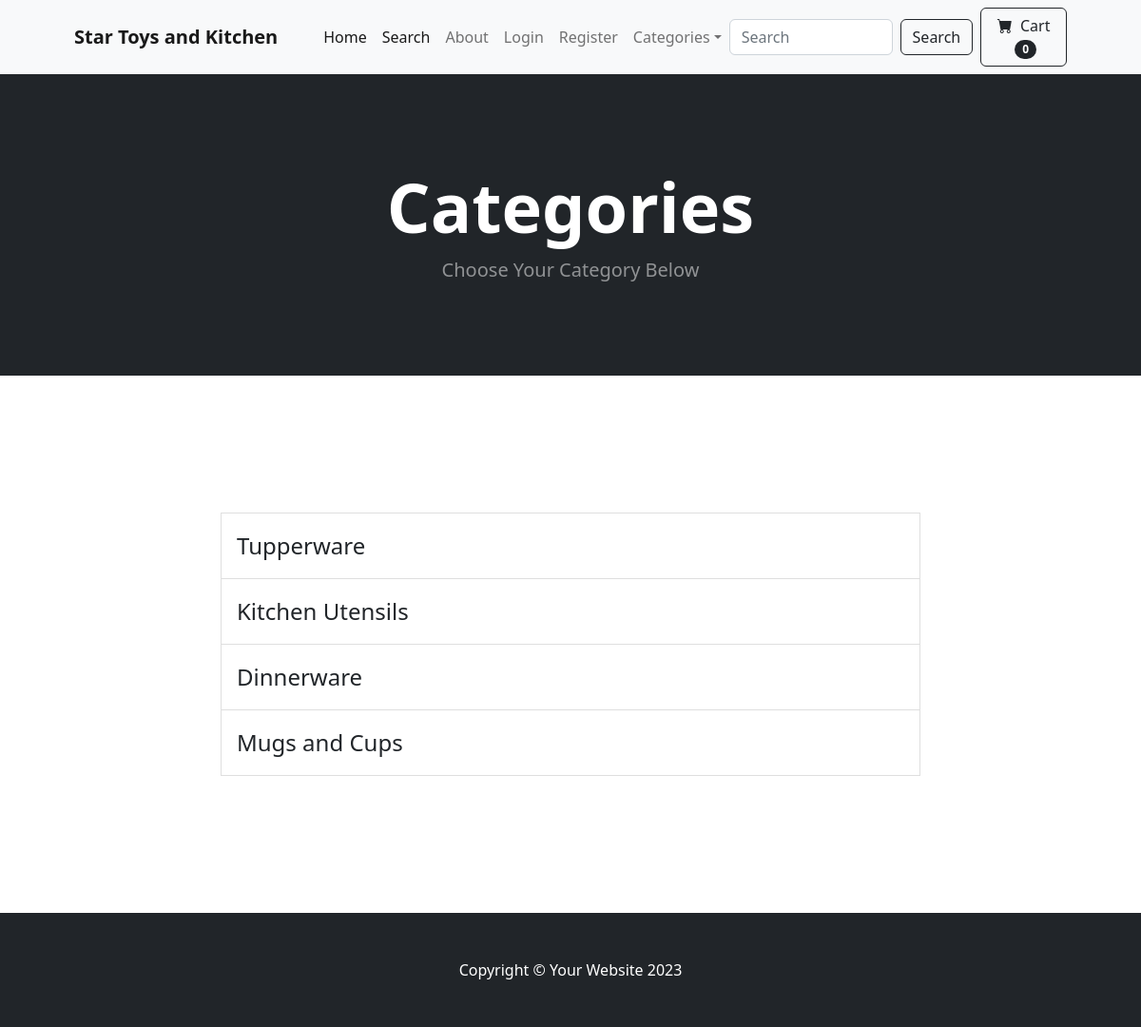
The app's page /category_summary with its own data.
### store/models.py (models this page shows)
class Category(models.Model):
    name = models.CharField(max_length=50)
    def __str__(self):
        return self.name
    class Meta:
        verbose_name_plural='categories'

### store/views.py (the view)
# urls.py: path('category_summary', views.category_summary, name='category_summary'),
def category_summary(request):
    categories = Category.objects.all()
    return render(request, 'category_summary.html', {"categories": categories})

### cart/cart.py (called while the page is built)
    def __len__(self):
        return len(self.cart)

### cart/context_processors.py (called while the page is built)
def cart(request):
    return {'cart': Cart(request)}

### store/templates/category_summary.html
{% extends 'base.html' %}
{% block content %}
    <header class="bg-dark py-5">
        <div class="container px-4 px-lg-5 my-5">
            <div class="text-center text-white">
                <h1 class="display-2 fw-bolder">Categories</h1>
                <p class="lead fw-normal text-white-50 mb-0">Choose Your Category Below</p>
            </div>
        </div>
    </header>
    <div class="container">
        <div class="row justify-content-center">
            <div class="col-md-8">
                <div class="list-group">
                    <br/><br/><br/><br/><br/><br/>
                    {% for category in categories %}
                    <a href="{% url 'category' category %}" class="list-group-item list-group-item-action fs-4 py-3">
                        {{ category }}
                    </a>
                    {% endfor %}
                    <br/><br/><br/><br/><br/><br/>
                </div>
            </div>
        </div>
    </div>
{% endblock %}

### records on screen
Category: name "Tupperware"
Category: name "Kitchen Utensils"
Category: name "Dinnerware"
Category: name "Mugs and Cups"

### other values on screen
{{ cart|length }} "0"
